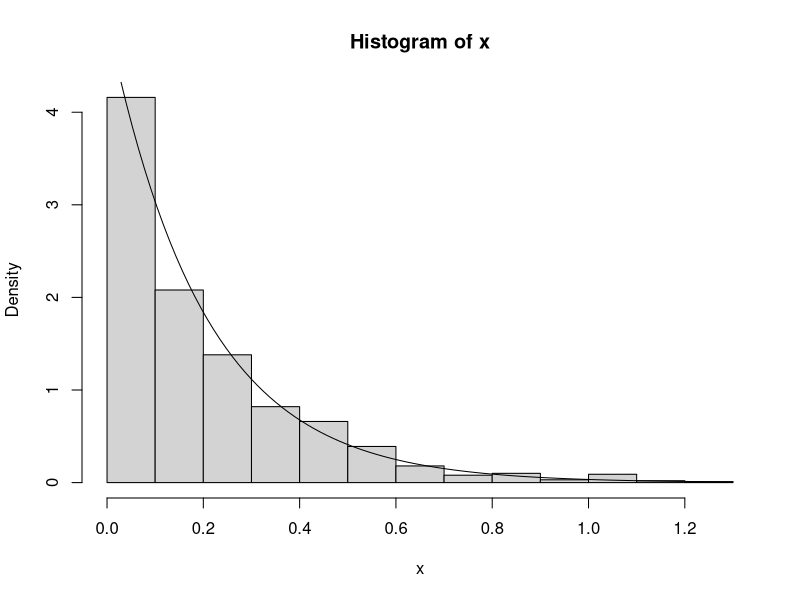
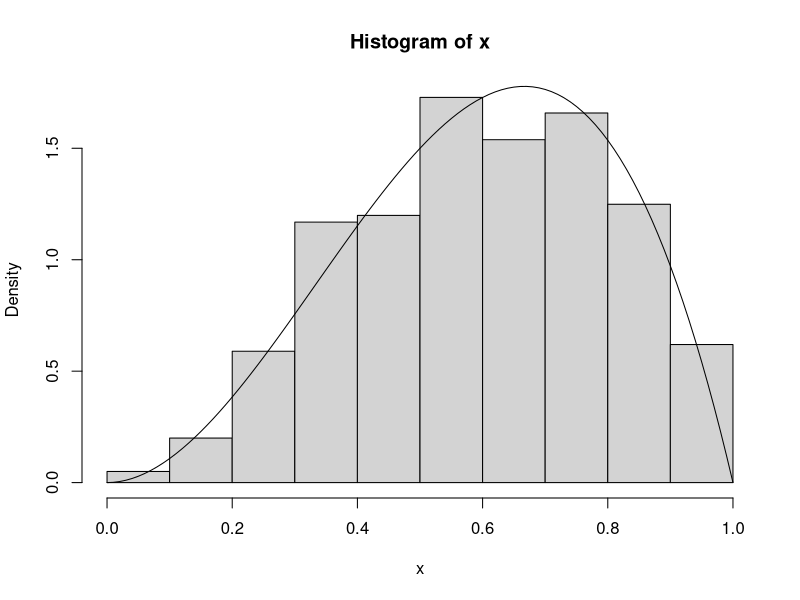

Write R code to recreate these figures, in order. (Note: this script raises an error after producing the figures.)
## Emacs: -*- coding: utf-8; fill-column: 62; comment-column: 27; -*-

###
### EXEMPLE 8.1
###

## Simulation un échantillon aléatoire d'une distribution
## exponentielle par la méthode de l'inverse.
lambda <- 5
x <- -log(runif(1000))/lambda

## Pour faire une petite vérification, on va tracer
## l'histogramme de l'échantillon et y superposer la véritable
## densité d'une exponentielle de paramètre lambda. Les deux
## graphiques devraient concorder.

## Tracé de l'histogramme. Il faut spécifier l'option 'prob =
## TRUE' pour que l'axe des ordonnées soit gradué en
## probabilités plutôt qu'en nombre de données. Sinon, le
## graphique de la densité que l'on va ajouter dans un moment
## n'apparaîtra pas sur le graphique.
hist(x, prob = TRUE) # histogramme gradué en probabilités

## Pour ajouter la densité, on a la très utile fonction
## curve() pour tracer une fonction f(x) quelconque. Avec
## l'option 'add = TRUE', le graphique est ajouté au graphique
## existant.
curve(dexp(x, rate = lambda), add = TRUE)

###
### EXEMPLE 8.4
###

## On trouvera ci-dessous une mise en oeuvre de l'algorithme
## d'acceptation-rejet pour simuler des observations d'une
## distribution Bêta(3, 2). La procédure est intrinsèquement
## itérative, alors nous devons utiliser une boucle. Il y a
## diverses manières de faire, j'ai ici utilisé une boucle
## 'repeat'; une autre mise en oeuvre est présentée dans les
## exercices.
##
## On remarque que le vecteur contenant les résultats est
## initialisé au début de la fonction pour éviter l'écueil de
## la «boîte à biscuits» expliqué à la section 4.5 du document
## de référence de la partie I.
rbeta.ar <- function(n)
{
    x <- numeric(n)        # initialisation du contenant
    g <- function(x)       # fonction enveloppante
        ifelse(x < 0.8, 2.5 * x, 10 - 10 * x)
    Ginv <- function(x)    # l'inverse de son intégrale
        ifelse(x < 0.8, sqrt(0.8 * x), 1 - sqrt(0.2 - 0.2 * x))

    i <- 0                 # initialisation du compteur
    repeat
    {
        y <- Ginv(runif(1))
        if (1.2 * g(y) * runif(1) <= dbeta(y, 3, 2))
            x[i <- i + 1] <- y # assignation et incrément
        if (i > n)
            break          # sortir de la boucle repeat
    }
    x                      # retourner x
}

## Vérification empirique pour voir si ça marche.
x <- rbeta.ar(1000)
hist(x, prob = TRUE)
curve(dbeta(x, 3, 2), add = TRUE)

###
### FONCTIONS DE SIMULATION DANS R
###

## La fonction de base pour simuler des nombres uniformes est
## 'runif'.
runif(10)                  # sur (0, 1) par défaut
runif(10, 2, 5)            # sur un autre intervalle
2 + 3 * runif(10)          # équivalent, moins lisible

## R est livré avec plusieurs générateurs de nombres
## aléatoires. On peut en changer avec la fonction 'RNGkind'.
RNGkind("Wichmann-Hill")   # générateur de Excel
runif(10)                  # rien de particulier à voir
RNGkind("default")         # retour au générateur par défaut

## La fonction 'set.seed' est très utile pour spécifier
## l'amorce d'un générateur. Si deux simulations sont
## effectuées avec la même amorce, on obtiendra exactement les
## mêmes nombres aléatoires et, donc, les mêmes résultats.
## Très utile pour répéter une simulation à l'identique.
set.seed(1)                # valeur sans importance
runif(5)                   # 5 nombres aléatoires
runif(5)                   # 5 autres nombres
set.seed(1)                # réinitialisation de l'amorce
runif(5)                   # les mêmes 5 nombres que ci-dessus

## Plutôt que de devoir utiliser la méthode de l'inverse ou un
## autre algorithme de simulation pour obtenir des nombres
## aléatoires d'une loi de probabilité non uniforme, R fournit
## des fonctions de simulation pour bon nombre de lois. Toutes
## ces fonctions sont vectorielles. Ci-dessous, P == Poisson
## et G == Gamma pour économiser sur la notation.
n <- 10                    # taille des échantillons
rbinom(n, 5, 0.3)          # Binomiale(5, 0,3)
rbinom(n, 1, 0.3)          # Bernoulli(0,3)
rnorm(n)                   # Normale(0, 1)
rnorm(n, 2, 5)             # Normale(2, 25)
rpois(n, c(2, 5))          # P(2), P(5), P(2), ..., P(5)
rgamma(n, 3, 2:11)         # G(3, 2), G(3, 3), ..., G(3, 11)
rgamma(n, 11:2, 2:11)      # G(11, 2), G(10, 3), ..., G(2, 11)

## La fonction 'sample' sert pour simuler d'une distribution
## discrète quelconque. Le premier argument est le support de
## la distribution et le second, la taille de l'échantillon
## désirée. Par défaut, l'échantillonnage se fait avec remise
## et avec des probabilités égales sur tout le support.
sample(1:49, 7)            # numéros pour le 7/49
sample(1:10, 10)           # mélange des nombres de 1 à 10

## On peut échantilloner avec remise.
sample(1:10, 10, replace = TRUE)

## On peut aussi spécifier une distribution de probabilités
## non uniforme.
x <- sample(c(0, 2, 5), 1000, prob = c(2, 5, 3)/10)
table(x)                   # tableau de fréquences

###
### AUTRES TECHNIQUES DE SIMULATION
###

## MÉLANGES CONTINUS

## Un mélange continu de deux variables aléatoires est créé
## lorsque l'on suppose qu'un paramètre d'une distribution f
## est une réalisation d'une autre variable aléatoire avec
## densité u, comme ceci:
##
## X|Theta = theta ~ f(x|theta)
##           Theta ~ u(theta)
##
## Ce genre de modèle est fréquent en analyse bayesienne et
## souvent utilisé en actuariat. Certaines lois de probabilité
## sont aussi uniquement définies en tant que mélanges.
##
## L'intérêt, ici, est d'obtenir des observations de la
## variable aléatoire non conditionnelle X. L'algorithme de
## simulation est simple:
##
## 1. Simuler un nombre theta de la distribution de Theta.
## 2. Simuler une valeur x de la distribution de X|Theta = theta.
##
## Ce qu'il importe de remarquer dans l'algorithme ci-dessus,
## c'est que le paramètre de mélange (theta) change pour
## chaque observation simulée. Autrement il n'y a juste pas de
## mélange, on obtient simplement un échantillon de la
## distribution f(x|theta).
##
## Les mélanges continus sont simples à faire en R puisque les
## fonctions de simulation sont vectorielles. Par exemple,
## simulons 1000 observations du mélange
##
## X|Theta = theta ~ Poisson(theta)
##           Theta ~ Gamma(5, 4)
theta <- rgamma(1000, 5, 4) # 1000 paramètres de mélange...
x <- rpois(1000, theta)     # ... pour 1000 Poisson différentes

## On peut écrire le tout en une seule expression.
x <- rpois(1000, rgamma(1000, 5, 4))

## On peut démontrer que la distribution non conditionnelle de
## X est une binomiale négative de paramètres 5 et 4/(4 + 1) =
## 0,8. Faisons une vérification empirique. On calcule d'abord
## le tableau de fréquences des observations de l'échantillon
## avec la fonction 'table'. Il existe une méthode de 'plot'
## pour les tableaux de fréquences.
(p <- table(x))            # tableau de fréquences
plot(p/length(x))          # graphique

## On ajoute au graphique les masses de probabilités théoriques.
(xu <- unique(x))          # valeurs distinctes de x
points(xu, dnbinom(xu, 5, 0.8), pch = 21, bg = "red3")

## MÉLANGES DISCRETS

## Le mélange discret est un cas limite du mélange continu
## lorsque la distribution de Theta est une Bernoulli de
## paramètre p, c'est-à-dire que Pr[Theta = 1] = p. Le
## résultat du mélange est une distribution avec densité de la
## forme
##
## f(x) = p f1(x) + (1 - p) f2(x),
##
## où f1 et f2 sont deux densités quelconques. Les mélanges
## discrets sont très souvent utilisés pour créer de nouvelles
## distributions aux caractéristiques particulières que l'on
## ne retrouve pas chez les distributions d'usage courant.
##
## Par exemple, le mélange suivant de deux distributions
## log-normales résulte en une fonction de densité de
## probabilité bimodale, mais ayant néanmoins une queue
## similaire à celle d'une log-normale. Graphiquement:
op <- par(mfrow = c(3, 1)) # trois graphiques superposés
curve(dlnorm(x, 3.575, 0.637),
      xlim = c(0, 250),  ylab = "f(x)",
      main = expression(paste("Log-normale(",
          mu, " = 3,575, ", sigma, " = 0,637)")))
curve(dlnorm(x, 4.555, 0.265),
      xlim = c(0, 250), ylab = "f(x)",
      main = expression(paste("Log-normale(",
          mu, " = 4,555, ", sigma, " = 0,265)")))
curve(0.554 * dlnorm(x, 3.575, 0.637) +
      0.446 * dlnorm(x, 4.555, 0.265),
      xlim = c(0, 250),  ylab = "f(x)",
      main = expression(paste("Mélange (p = 0,554)")))
par(op)                    # revenir aux paramètres par défaut

## L'algorithme de simulation d'un mélange discret est
##
## 1. Simuler un nombre u uniforme sur (0, 1).
## 2. Si u <= p, simuler un nombre de f1(x), sinon simuler de
##    f2(x).
##
## La clé pour simuler facilement d'un mélange discret en R:
## réaliser que l'ordre des observations est sans importance
## et, donc, que l'on peut simuler toutes les observations de
## la première loi, puis toutes celles de la seconde loi. La
## seule chose dont il reste à tenir compte: le nombre
## d'observations qui provient de chaque loi; pour chaque
## observation, la probabilité qu'elle provienne de la
## première loi est p.
##
## Ici, on veut simuler des observations d'un mélange discret
## de deux lois log-normales, l'une de paramètres 3,575 et
## 0,637, l'autre de paramètres 4,555 et 0,265. Le paramètre
## de mélange est p = 0,554.
n <- 1000                  # taille de l'échantillon
n1 <- rbinom(1, n, 0.554)  # quantité provenant de la loi 1
x <- c(rlnorm(n1, 3.575, 0.637),     # observations de loi 1
       rlnorm(n - n1, 4.555, 0.265)) # observations de loi 2
hist(x, prob = TRUE)                 # histogramme
curve(0.554 * dlnorm(x, 3.575, 0.637) +
      0.446 * dlnorm(x, 4.555, 0.265),
      add = TRUE, lwd = 2, col = "red3") # densité théorique

## CONVOLUTIONS

## Une convolution est la somme de deux variables aléatoires
## indépendantes. De manière générale, une convolution est
## très compliquée à évaluer, même numériquement. Certaines
## convolutions sont toutefois bien connues:
##
## 1. une somme de Bernoulli est une binomiale;
## 2. une somme de géométriques est une binomiale négative;
## 3. une somme d'exponentielles est une gamma;
## 4. une somme de Poisson est une Poisson;
## 5. une somme de normales est une normale, etc.
##
## On peut utiliser ces résultats pour simuler des
## observations de certaines lois.
##
## Par exemple, pour simuler une observation d'une
## distribution Gamma(alpha, lambda), on peut sommer alpha
## observations d'une Exponentielle(lambda). Ces dernières
## sont obtenues par la méthode de l'inverse.
alpha <- 5
lambda <- 2
- sum(log(runif(alpha)))/lambda # une observation de la gamma

## Pour simuler un échantillon de taille n de la gamma, il
## faut simuler n * alpha observations de l'exponentielle. Il
## existe des algorithmes plus efficaces pour simuler d'une
## loi gamma.
n <- 1000                  # taille de l'échantillon
x <- - rowSums(matrix(log(runif(n * alpha)),
                      nrow = n))/lambda
hist(x, prob = TRUE)       # histogramme
curve(dgamma(x, alpha, lambda),
      add = TRUE, lwd = 2, col = "red3") # densité théorique

## La simulation peut aussi servir à estimer des
## caractéristiques de la distribution d'une convolution
## difficiles à calculer explicitement. Par exemple, supposons
## que l'on a
##
## X ~ Gamma(3, 4)
## Y ~ Gamma(5, 2)
##
## et que l'on souhaite calculer le 95e centile de X + Y. Il
## n'y a pas de solution explicite pour la distribution de X +
## Y puisque les deux lois gamma n'ont pas le même paramètre
## d'échelle (lambda). Procédons donc par simulation pour
## obtenir une approximation du résultat.
x <- rgamma(10000, 3, 4)   # échantillon de la première loi
y <- rgamma(10000, 5, 2)   # échantillon de la deuxième loi
quantile(x + y, 0.95)      # 95e centile de la convolution

## Il est laissé en exercice de faire le même calcul avec Excel.
